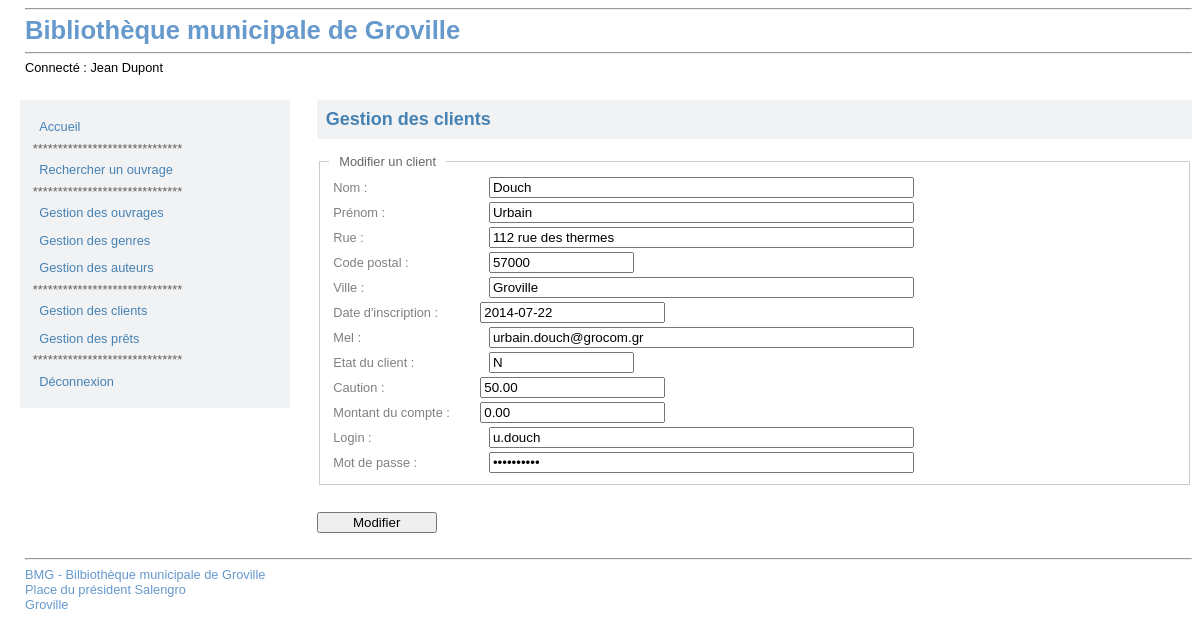
/index.php?uc=gererClients&action=modifierClient&option=saisirClient&id=2, run on the app's committed database.
### tables this page shows
CREATE TABLE IF NOT EXISTS `client` (
  `no_client` int(11) NOT NULL AUTO_INCREMENT,
  `nom_client` varchar(50) NOT NULL,
  `prenom` varchar(50) NOT NULL,
  `rue_client` varchar(50) DEFAULT NULL,
  `code_post` char(5) NOT NULL,
  `ville` varchar(50) NOT NULL,
  `date_inscr` date NOT NULL,
  `login` varchar(50) DEFAULT NULL,
  `password` varchar(10) DEFAULT NULL,
  `mel` varchar(128) DEFAULT NULL,
  `etat_client` char(1) NOT NULL DEFAULT 'N',
  `caution` decimal(5,2) NOT NULL DEFAULT '50.00',
  `caution_encaissee` bit(1) NOT NULL DEFAULT b'0',
  `montant_compte` decimal(7,2) NOT NULL DEFAULT '0.00',
  PRIMARY KEY (`no_client`)
);

### modele/ClientDal.class.php (called while the page is built, shortened)
<?php
require_once ('PdoDao.class.php');
class ClientDal {
    public static function loadClientById($id) {
        $cnx = new PdoDao();
        $qry =  "SELECT no_client as ID, "
            . "nom_client as Nom, "
            . "prenom, "
            . "rue_client, "
            . "code_post, "
            . "ville, "
            . "date_inscr, "
            . "login, "
            . "password, "
            . "mel, "
            . "etat_client, "
            . "caution, "
            . "caution_encaissee, "
            . "montant_compte "
            . "FROM client "
            . "WHERE no_client = ?";
        $res = $cnx->getRows($qry, array($id), 1);
        if (!empty($res)) {
            return new Client($id,
              $res[0]->Nom,
              $res[0]->prenom,
              $res[0]->rue_client,
              $res[0]->code_post,
              $res[0]->ville,
              $res[0]->date_inscr,
              $res[0]->mel,
              $res[0]->etat_client,
              $res[0]->montant_compte,
              $res[0]->login,
              $res[0]->password,
              $res[0]->caution,
              $res[0]->caution_encaissee);
        }
        else {
            return NULL;
        }
    }
}
?>

### modele/PdoDao.class.php (called while the page is built, shortened)
<?php
class PdoDao extends PDO {
    public function getRows($sql, $params, $style) {
        try {
            $res = $this->prepare($sql);
            $res->execute($params);
        }
        catch (PDOException $e) {
            return $e;
        }
        if ($res) {
            if ($style) {
                return $res->fetchAll(PDO::FETCH_CLASS, 'ArrayObject');
            }
            else {
                return $res->fetchAll();
            }
        }
        else {
            return NULL;
        }
    }
}

### include/_reference.lib.php (called while the page is built, shortened)
<?php
class Client {
    private $_id;
    private $_nom;
    private $_prenom;
    private $_rue;
    private $_codePost;
    private $_ville;
    private $_login;
    private $_password;
    private $_mel;
    private $_etat_client;
    private $_caution;
    public function getId() {
        return $this->_id;
    }
    public function getNom() {
        return $this->_nom;
    }
    public function getPrenom() {
        return $this->_prenom;
    }
    public function getRue() {
        return $this->_rue;
    }
    public function getCodePost() {
        return $this->_codePost;
    }
    public function getVille() {
        return $this->_ville;
    }
    public function getDateInscr() {
        return $this->_dateInscr;
    }
    public function getLogin() {
        return $this->_login;
    }
    public function getPassword() {
        return $this->_password;
    }
    public function getMel() {
        return $this->_mel;
    }
    public function getEtatClient() {
        return $this->_etat_client;
    }
    public function getCaution() {
        return $this->_caution;
    }
    public function getMontantCompte() {
        return $this->_montantCompte;
    }
    public function setId($p_Id) {
        $this->_id = $p_Id;
    }
    public function setNom($p_Nom) {
        $this->_nom = $p_Nom;
    }
    public function setPrenom($p_Prenom) {
        $this->_prenom = $p_Prenom;
    }
    public function setRue($p_Rue) {
        $this->_rue = $p_Rue;
    }
    public function setCodePost($p_CodePost) {
        $this->_codePost = $p_CodePost;
    }
    public function setVille($p_Ville) {
        $this->_ville = $p_Ville;
    }
    public function setDateInscr($p_Date_Inscr) {
        $this->_dateInscr = $p_Date_Inscr;
    }
    public function setLogin($p_Login) {
        $this->_login = $p_Login;
    }
    public function setPassword($p_Password) {
        $this->_password = $p_Password;
    }
    public function setMel($p_Mel) {
        $this->_mel = $p_Mel;
    }
    public function setEtatClient($p_Etat_Client) {
        $this->_etat_client = $p_Etat_Client;
    }
    public function setCaution($p_Caution) {
        $this->_caution = $p_Caution;
    }
    public function setMontantCompte($p_Montant_Compte) {
        $this->_montantCompte = $p_Montant_Compte;
    }
}

### vues/v_modifierClient.php (the view, shortened to what this page needs)
<div id="content">
    <h2>Gestion des clients</h2>
    <div id="object-list">
        <form action="index.php?uc=gererClients&action=modifierClient&option=validerClient&id=<?php echo $leClient->getId() ?>" method="post" enctype="multipart/form-data">
            <div class="corps-form">
                <fieldset>
                    <legend>Modifier un client</legend>
                    <table>
                        <tr>
                            <td>
                                <label for="txtNom">
                                    Nom :
                                </label>
                            </td>
                            <td>
                                <input
                                    type="text" id="txtNom"
                                    name="txtNom"
                                    size="50" maxlength="50"
                                    value="<?php echo $leClient->getNom() ?>"
                                />
                            </td>
                        </tr>
                        <tr>
                            <td>
                                <label for="txtPrenom">
                                    Prénom :
                                </label>
                            </td>
                            <td>
                                <input
                                    type="text" id="txtPrenom"
                                    name="txtPrenom"
                                    size="50" maxlength="50"
                                    value="<?php echo $leClient->getPrenom() ?>"
                                />
                            </td>
                        </tr>
                        <tr>
                            <td>
                                <label for="txtRue">
                                    Rue :
                                </label>
                            </td>
                            <td>
                                <input
                                    type="text" id="txtRue"
                                    name="txtRue"
                                    size="50" maxlength="50"
                                    value="<?php echo $leClient->getRue() ?>"
                                />
                            </td>
                        </tr>
                        <tr>
                            <td>
                                <label for="txtCP">
                                    Code postal :
                                </label>
                            </td>
                            <td>
                                <input
                                    type="text" id="txtCP"
                                    name="txtCP"
                                    size="15" maxlength="5"
                                    value="<?php echo $leClient->getCodePost() ?>"
                                />
                            </td>
                        </tr>
                        <tr>
                            <td>
                                <label for="txtVille">
                                    Ville :
                                </label>
                            </td>
                            <td>
                                <input
                                    type="text" id="txtVille"
                                    name="txtVille"
                                    size="50" maxlength="50"
                                    value="<?php echo $leClient->getVille() ?>"
                                />
                            </td>
                        </tr>
                        <tr>
                            <td>
                                <label for="dateInscr">
                                    Date d'inscription :
                                </label>
                            </td>
                            <td>
                                <input
                                    type="datetime" id="dateInscr"
                                    name="dateInscr"
                                    value="<?php echo $leClient->getDateInscr() ?>"
                                />
                            </td>
                        </tr>
                        <tr>
                            <td>
                                <label for="txtMel">
                                    Mel :
                                </label>
                            </td>
                            <td>
                                <input
                                    type="text" id="txtMel"
                                    name="txtMel"
                                    size="50" maxlength="128"
                                    value="<?php echo $leClient->getMel() ?>"
                                />
                            </td>
                        </tr>
                        <tr>
                            <td>
                                <label for="txtEtat">
                                    Etat du client :
                                </label>
                            </td>
                            <td>
                                <input
                                    type="text" id="txtEtat"
                                    name="txtEtat"
                                    size="15" maxlength="1"
                                    value="<?php echo $leClient->getEtatClient() ?>"
                                />
                            </td>
                        </tr>
                        <tr>
                            <td>
                                <label for="txtCaution">
                                    Caution :
                                </label>
                            </td>
                            <td>
                                <input
                                    type="number" step="1"
                                    id="txtCaution" name="txtCaution"
                                    min="0,00" max="1000,00"
                                    value="<?php echo $leClient->getCaution() ?>"
                                />
                            </td>
                        </tr>
                        <tr>
                            <td>
                                <label for="txtMontant">
                                    Montant du compte :
                                </label>
                            </td>
                            <td>
                                <input
                                    type="number" step="1"
                                    id="txtMontant" name="txtMontant"
                                    min="0,00" max="1000,00"
                                    value="<?php echo $leClient->getMontantCompte() ?>"
                                />
                            </td>
                        </tr>
                        <tr>
                            <td>
                                <label for="txtLogin">
                                    Login :
                                </label>
                            </td>
                            <td>
                                <input
                                    type="text" id="txtLogin"
                                    name="txtLogin"
                                    size="50" maxlength="50"
                                    value="<?php echo $leClient->getLogin() ?>"
                                />
                            </td>
                        </tr>
                        <tr>
                            <td>
                                <label for="txtMdp">
                                    Mot de passe :
                                </label>
                            </td>
                            <td>
                                <input
                                    type="password" id="txtMdp"
                                    name="txtMdp"
                                    size="50" maxlength="10"
                                    value="<?php echo $leClient->getPassword() ?>"
                                />
                            </td>
                        </tr>
                    </table>
                </fieldset>
            </div>
            <div class="pied-form">
                <p>
                    <input id="cmdValider" name="cmdValider"
                           type="submit"
                           value="Modifier"
                           />
                </p>
            </div>
        </form>
    </div>
</div>

### styles/screen.css (style rules this page uses)
﻿ h1, h2, h3 { color: #4582B4; font-weight: bold; }
h2 { font-size: 1em; background-color: #f1f2f4; padding: 0.5em; }
fieldset { margin-bottom: 10px; border: #CCC 1px solid; }
fieldset legend { padding: 0 10px 0 10px; color: #666; }
label { color: Gray; width: 120px; }
input[type=radio], input[type=text], input[type=password], input[type=checkbox], input[type=date], select, option, textarea { margin-left: 30px; }
input[type=submit], input[type=reset] { margin-top: 15px; width: 120px; cursor: pointer; }
body { margin-left: 20px; font-family: Verdana, Geneva, Arial, Helvetica, sans-serif; font-size: 0.8em; }
#content { border: none; padding-left: 1.3em; background-color: white; margin-left: 280px; min-height:27em; }
#content h2 { font-size: large; text-align: left; margin: 0; margin-bottom: 0.5em; }
.corps-form { margin-top: 15px; }
.pied-form { text-align: left ; margin-top: 0em; }
#object-list { margin : 10px 0 10px 0; }
#object-list td { padding: 1px 5px 1px 2px; }

### data on the page
client: txtNom "Douch", txtPrenom "Urbain", txtRue "112 rue des thermes", txtCP "57000", txtVille "Groville", dateInscr "2014-07-22", txtMel "urbain.douch@grocom.gr", txtEtat "N", txtCaution "50.00", txtMontant "0.00", txtLogin "u.douch"

### other printed values
$_SESSION['prenom'] "Jean"
$_SESSION['nom'] "Dupont"
